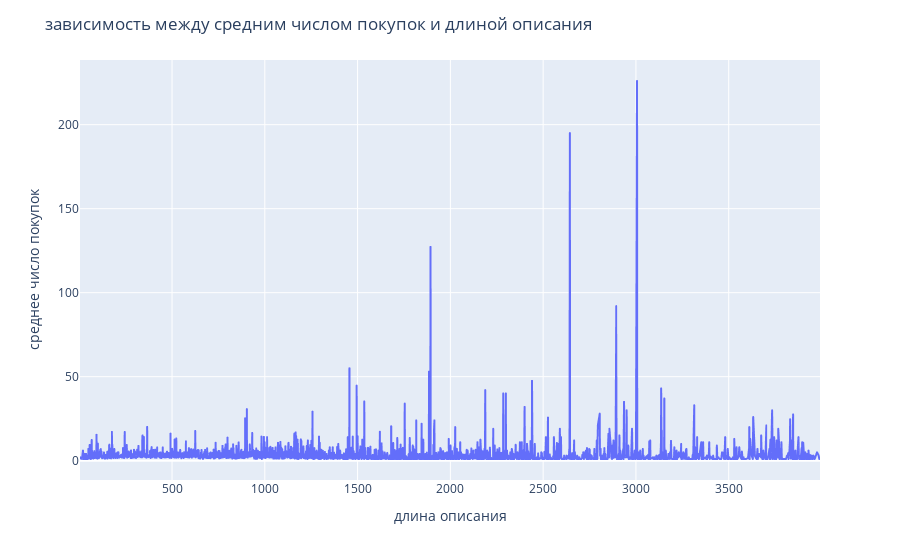

The notebook cell this image was saved under:
### Code cell
fig2 = sales_stats_descr.plot()
fig2.update_layout(title=" зависимость между средним числом покупок и длиной описания",
                  xaxis_title="длина описания",
                  yaxis_title="среднее число покупок")
fig2.update_layout(showlegend=False)
fig2.show()

### Figure 1 — Plotly figure (JSON) as saved in the notebook; plotly's stock layout.template omitted (floating-point values rounded to 4 significant figures; data arrays with more than 128 entries replaced by an {"elided": "..."} marker saying what was removed)
{"data": [{"hovertemplate": "variable=amount<br>product_description_lenght=%{x}<br>value=%{y}<extra></extra>", "legendgroup": "amount", "line": {"color": "#636efa", "dash": "solid"}, "marker": {"symbol": "circle"}, "mode": "lines", "name": "amount", "showlegend": true, "type": "scattergl", "x": {"elided": "2960 int values"}, "xaxis": "x", "y": {"elided": "2960 float values"}, "yaxis": "y"}], "layout": {"legend": {"title": {"text": "variable"}, "tracegroupgap": 0}, "margin": {"t": 60}, "showlegend": false, "title": {"text": " зависимость между средним числом покупок и длиной описания"}, "xaxis": {"anchor": "y", "domain": [0, 1], "title": {"text": "длина описания"}}, "yaxis": {"anchor": "x", "domain": [0, 1], "title": {"text": "среднее число покупок"}}}}
